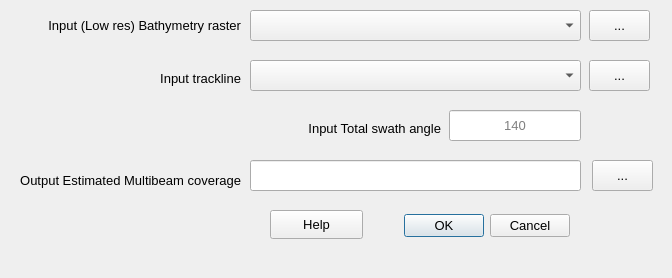
<?xml version="1.0" encoding="UTF-8"?>
<ui version="4.0">
 <class>estimateCoverageDialogBase</class>
 <widget class="QDialog" name="estimateCoverageDialogBase">
  <property name="geometry">
   <rect>
    <x>0</x>
    <y>0</y>
    <width>672</width>
    <height>278</height>
   </rect>
  </property>
  <property name="font">
   <font>
    <family>Arial</family>
    <pointsize>10</pointsize>
   </font>
  </property>
  <property name="windowTitle">
   <string>Estimate new MBES Coverage</string>
  </property>
  <widget class="QDialogButtonBox" name="button_box">
   <property name="geometry">
    <rect>
     <x>229</x>
     <y>210</y>
     <width>341</width>
     <height>32</height>
    </rect>
   </property>
   <property name="font">
    <font>
     <family>Arial</family>
     <pointsize>10</pointsize>
    </font>
   </property>
   <property name="orientation">
    <enum>Qt::Horizontal</enum>
   </property>
   <property name="standardButtons">
    <set>QDialogButtonBox::Cancel|QDialogButtonBox::Ok</set>
   </property>
  </widget>
  <widget class="QLabel" name="label_5">
   <property name="geometry">
    <rect>
     <x>590</x>
     <y>200</y>
     <width>61</width>
     <height>61</height>
    </rect>
   </property>
   <property name="text">
    <string/>
   </property>
   <property name="pixmap">
    <pixmap>../icons/NOC.png</pixmap>
   </property>
  </widget>
  <widget class="QLineEdit" name="lineEdit_4">
   <property name="geometry">
    <rect>
     <x>250</x>
     <y>160</y>
     <width>331</width>
     <height>31</height>
    </rect>
   </property>
  </widget>
  <widget class="QPushButton" name="pushButton_4">
   <property name="geometry">
    <rect>
     <x>592</x>
     <y>160</y>
     <width>61</width>
     <height>31</height>
    </rect>
   </property>
   <property name="text">
    <string>...</string>
   </property>
  </widget>
  <widget class="QLineEdit" name="lineEdit_3">
   <property name="geometry">
    <rect>
     <x>449</x>
     <y>110</y>
     <width>132</width>
     <height>31</height>
    </rect>
   </property>
   <property name="font">
    <font>
     <family>Arial</family>
     <pointsize>10</pointsize>
    </font>
   </property>
   <property name="alignment">
    <set>Qt::AlignCenter</set>
   </property>
   <property name="placeholderText">
    <string>140</string>
   </property>
  </widget>
  <widget class="QLabel" name="label_3">
   <property name="geometry">
    <rect>
     <x>260</x>
     <y>120</y>
     <width>181</width>
     <height>16</height>
    </rect>
   </property>
   <property name="font">
    <font>
     <family>Arial</family>
     <pointsize>10</pointsize>
    </font>
   </property>
   <property name="text">
    <string>Input Total swath angle</string>
   </property>
   <property name="alignment">
    <set>Qt::AlignRight|Qt::AlignTrailing|Qt::AlignVCenter</set>
   </property>
  </widget>
  <widget class="QLabel" name="label_4">
   <property name="geometry">
    <rect>
     <x>-10</x>
     <y>170</y>
     <width>251</width>
     <height>20</height>
    </rect>
   </property>
   <property name="font">
    <font>
     <family>Arial</family>
     <pointsize>10</pointsize>
    </font>
   </property>
   <property name="text">
    <string>Output Estimated Multibeam coverage</string>
   </property>
   <property name="alignment">
    <set>Qt::AlignRight|Qt::AlignTrailing|Qt::AlignVCenter</set>
   </property>
  </widget>
  <widget class="QLabel" name="label">
   <property name="geometry">
    <rect>
     <x>20</x>
     <y>10</y>
     <width>221</width>
     <height>31</height>
    </rect>
   </property>
   <property name="font">
    <font>
     <family>Arial</family>
     <pointsize>10</pointsize>
    </font>
   </property>
   <property name="text">
    <string>Input (Low res) Bathymetry raster</string>
   </property>
   <property name="alignment">
    <set>Qt::AlignRight|Qt::AlignTrailing|Qt::AlignVCenter</set>
   </property>
  </widget>
  <widget class="QLabel" name="label_2">
   <property name="geometry">
    <rect>
     <x>20</x>
     <y>70</y>
     <width>221</width>
     <height>16</height>
    </rect>
   </property>
   <property name="font">
    <font>
     <family>Arial</family>
     <pointsize>10</pointsize>
    </font>
   </property>
   <property name="text">
    <string>Input trackline</string>
   </property>
   <property name="alignment">
    <set>Qt::AlignRight|Qt::AlignTrailing|Qt::AlignVCenter</set>
   </property>
  </widget>
  <widget class="QPushButton" name="pushButton_1">
   <property name="geometry">
    <rect>
     <x>589</x>
     <y>10</y>
     <width>61</width>
     <height>31</height>
    </rect>
   </property>
   <property name="contextMenuPolicy">
    <enum>Qt::NoContextMenu</enum>
   </property>
   <property name="text">
    <string>...</string>
   </property>
  </widget>
  <widget class="QPushButton" name="pushButton_2">
   <property name="geometry">
    <rect>
     <x>589</x>
     <y>60</y>
     <width>61</width>
     <height>31</height>
    </rect>
   </property>
   <property name="text">
    <string>...</string>
   </property>
  </widget>
  <widget class="QPushButton" name="helpButton">
   <property name="geometry">
    <rect>
     <x>270</x>
     <y>210</y>
     <width>93</width>
     <height>29</height>
    </rect>
   </property>
   <property name="font">
    <font>
     <family>Arial</family>
     <pointsize>10</pointsize>
    </font>
   </property>
   <property name="text">
    <string>Help</string>
   </property>
  </widget>
  <widget class="QLabel" name="exists1">
   <property name="geometry">
    <rect>
     <x>80</x>
     <y>190</y>
     <width>171</width>
     <height>20</height>
    </rect>
   </property>
   <property name="text">
    <string/>
   </property>
   <property name="scaledContents">
    <bool>true</bool>
   </property>
   <property name="alignment">
    <set>Qt::AlignRight|Qt::AlignTrailing|Qt::AlignVCenter</set>
   </property>
  </widget>
  <widget class="QComboBox" name="comboBox">
   <property name="geometry">
    <rect>
     <x>250</x>
     <y>10</y>
     <width>331</width>
     <height>31</height>
    </rect>
   </property>
  </widget>
  <widget class="QComboBox" name="comboBox_2">
   <property name="geometry">
    <rect>
     <x>250</x>
     <y>60</y>
     <width>331</width>
     <height>31</height>
    </rect>
   </property>
  </widget>
 </widget>
 <resources/>
 <connections>
  <connection>
   <sender>button_box</sender>
   <signal>accepted()</signal>
   <receiver>estimateCoverageDialogBase</receiver>
   <slot>accept()</slot>
   <hints>
    <hint type="sourcelabel">
     <x>20</x>
     <y>20</y>
    </hint>
    <hint type="destinationlabel">
     <x>20</x>
     <y>20</y>
    </hint>
   </hints>
  </connection>
  <connection>
   <sender>button_box</sender>
   <signal>rejected()</signal>
   <receiver>estimateCoverageDialogBase</receiver>
   <slot>reject()</slot>
   <hints>
    <hint type="sourcelabel">
     <x>20</x>
     <y>20</y>
    </hint>
    <hint type="destinationlabel">
     <x>20</x>
     <y>20</y>
    </hint>
   </hints>
  </connection>
 </connections>
</ui>
